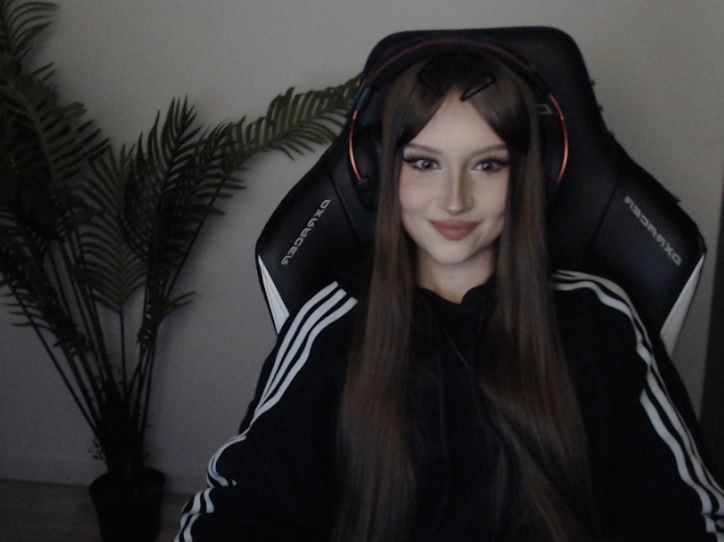
#> input picture 20 проектов на Python для начинающих/№ 16 - Распознавание лиц/images/test.jpg, 724 x 542 px
$ python face_detection.py
#> lines starting #> are read from the running program, lines starting #| are printed output that depends on the picture; after the words box and inside, x2 and y2 are one past the last pixel; in counts of white or black regions, pixels touching at a corner belong together
# ===============================================================
#                     Инструкция по запуску
# ===============================================================
# ⚠ Рекомендация по Python:
# OpenCV может не устанавливаться на самых новых версиях Python
# (например, 3.14.x). Надёжные версии: Python 3.10 или 3.11.
#
# 1. Создать виртуальное окружение:
#    python -m venv my_env
#
#    • Windows:     my_env\Scripts\activate
#    • Linux/macOS: source my_env/bin/activate
#
# 2. Установить зависимости:
#    pip install -r requirements.txt
#    (opencv-python)
#
# 3. Запустить скрипт:
#    python face_detection.py
#
# После запуска появится окно с обнаруженными лицами,
# а результат сохранится в файле face_detected.jpg.
#
# Скрипт может распознавать любое количество лиц,
# если они достаточно крупные и хорошо видны на изображении.
#
# P.S. На фото — стример dasha228play 🫶🏻❤️
# Подписывайтесь: https://www.twitch.tv/dasha228play
# ===============================================================

import cv2

face_cascade = cv2.CascadeClassifier("haarcascade_frontalface_default.xml")
img = cv2.imread("images/test.jpg")
#> img is the input picture: shape (542, 724, 3); mean B, G, R 47.2, 46.9, 48.2
gray = cv2.cvtColor(img, cv2.COLOR_RGB2GRAY)
faces = face_cascade.detectMultiScale(gray, 1.1, 4)
#> faces = [[379, 110, 151, 151]]

for (x, y, w, h) in faces:
   cv2.rectangle(img, (x, y), (x + w, y + h), (225, 0, 0), 2)
#> this loop made 1 pass
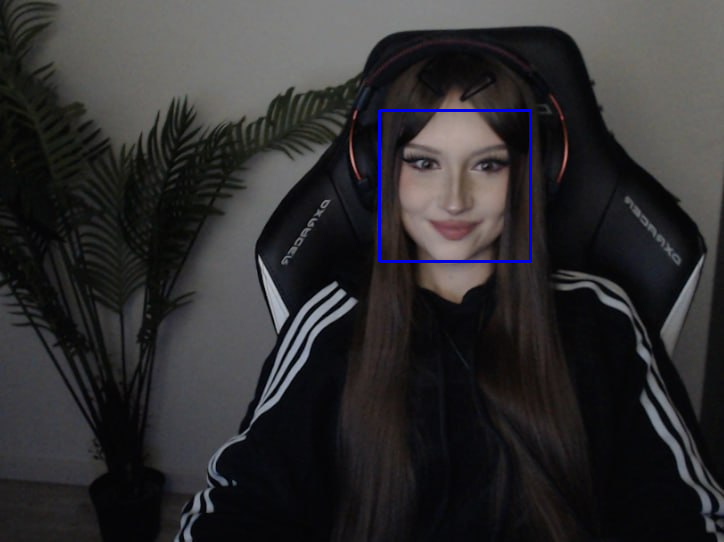
#> img: shape (542, 724, 3); 0.46% of pixels changed, all inside (x1, y1, x2, y2) = (378, 109, 532, 263)

cv2.imshow("img", img)
cv2.waitKey()
cv2.imwrite("face_detected.jpg", img)
